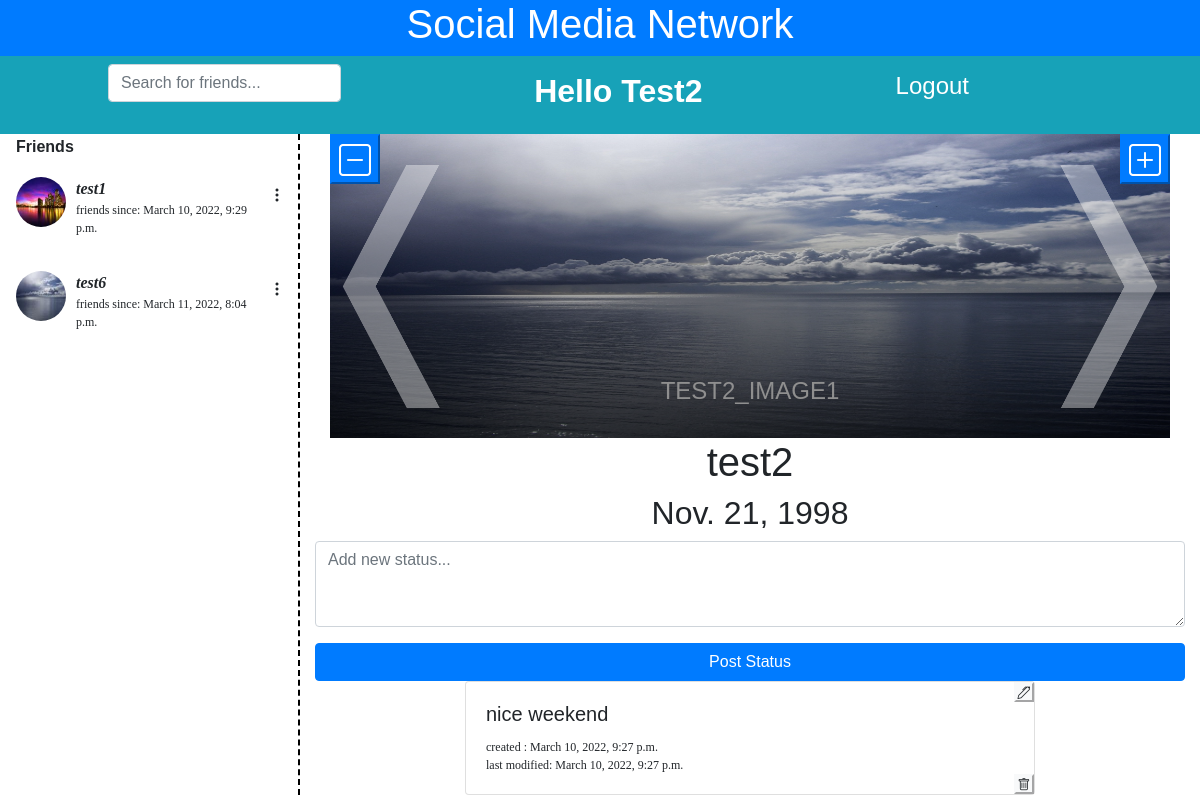
Screenshot of /user/13 (signed in) with the database file from the repository.
### socialmedia/models.py (models this page shows, shortened)
class Image(models.Model):
    name = models.CharField(max_length=256, unique=True, db_index=True)
    image = models.ImageField(upload_to='')
    thumbnail = models.ImageField(null=True)
    user = models.ForeignKey(
        AppUser, on_delete=models.CASCADE, related_name="images")
    def image_tag(self):
        return mark_safe('<img src="/images/%s" width="150" height="150" />' % (self.image))
    image_tag.short_description = 'Image'

class UserUserFriend(models.Model):
    user1 = models.ForeignKey(
        AppUser, on_delete=models.CASCADE, related_name="friend_user1")
    user2 = models.ForeignKey(
        AppUser, on_delete=models.CASCADE, related_name="friend_user2")
    date = models.DateTimeField(auto_now_add=True)
    chat = models.TextField(null=False, blank=True)

class AppUser(models.Model):
    user = models.OneToOneField(User, on_delete=models.CASCADE)
    birthDate = models.DateField(
        null=False, blank=True, default=datetime.date(1970, 1, 1))
    friends = models.ManyToManyField('self',
                                     blank=True, through='UserUserFriend')
    def getFriends(self):
        return self.friends.through.objects.filter(Q(user1=self) | Q(user2=self)).distinct()

class Status(models.Model):
    status = models.CharField(max_length=250, null=False)
    date = models.DateTimeField(auto_now_add=True)
    lastDate = models.DateTimeField(auto_now=True)
    user = models.ForeignKey(
        AppUser, on_delete=models.CASCADE, related_name="statuses")

### socialmedia/views.py (the view)
class UserDetail(DetailView):
    model = AppUser
    template_name = 'socialmedia/user.html'
    def get_context_data(self, **kwargs):
        context = super().get_context_data(**kwargs)
        user = AppUser.objects.get(user=self.request.user)
        userDetail = AppUser.objects.get(pk=self.kwargs['pk'])
        try:
            images = Image.objects.filter(user=userDetail)
        except Image.DoesNotExist:
            images = "No images available"
        try:
            statuses = Status.objects.filter(user=userDetail)
        except Status.DoesNotExist:
            statuses = "No statuses available"
        friendList = FriendList(**kwargs)
        friendList.object_list = ""
        friendList.request = self.request
        friends = friendList.get_context_data(**kwargs).get('friend_list')
        context['friend_list'] = friends
        context['userDetail'] = {'user': userDetail,
                                 'images': images, 'statuses': statuses}
        context['currentUser'] = user
        context['user'] = self.request.user
        return context

### socialmedia/views.py (called while the page is built)
    def get_context_data(self, **kwargs):
        context = super().get_context_data(**kwargs)
        user = AppUser.objects.get(user=self.request.user)
        try:
            friends = [{'id': friend.user1.id if friend.user1 != user else friend.user2.id,
                        'name': friend.user1.user if friend.user1 != user else friend.user2.user,
                        'images': Image.objects.filter(user=friend.user1 if friend.user1 != user else friend.user2),
                        'date': friend.date,
                        'chat': friend.chat,
                        'friendshipPK': friend.pk}
                       for friend in user.getFriends()]
        except:
            friends = "No friends available"
        context['friend_list'] = friends
        return context

### socialmedia/templates/socialmedia/user.html (shortened to what this page needs)
{% extends "./base.html" %} {% load bootstrap4 %} {% block FriendDetail %}
<div class="content">
  <div class="container-fluid">
    <div id="testimonial-carousel" class="carousel slide" data-ride="false">
      <div class="carousel-inner">
        {% if user == userDetail.user.user %}
        <button class="btn-primary imgAddBtn" onclick="showModal('add_image')">
          <i class="bi bi-plus-square"></i>
        </button>
        <button
          class="btn-primary imgDelBtn"
          onclick="showModal('remove_image')"
        >
          <i class="bi bi-dash-square"></i>
        </button>
        {% endif %}
        {% for image in userDetail.images %}
        <div class="carousel-item active container-fluid" id="{{image.name}}">
          <h2 class="testimonial-text">{{image.name}}</h2>
        </div>
        {% endfor %}
      </div>
      <a
        class="carousel-control-prev"
        href="#testimonial-carousel"
        role="button"
        data-slide="prev"
      >
        <img width="100" height="80%" src="/images/arLt.png" />
      </a>
      <a
        class="carousel-control-next"
        href="#testimonial-carousel"
        role="button"
        data-slide="next"
      >
        <img width="100" height="80%" src="/images/arRt.png" />
      </a>
    </div>
  </div>
</div>
<div class="content">
  <div class="mx-auto col-sm-4 profile-details">
    <h1>{{userDetail.user.user}}</h1>
    <h2>{{userDetail.user.birthDate}}</h2>
  </div>
  {% if user == userDetail.user.user %}
  <form action="/add/post/" method="post">
    <div class="form-group">
      <textarea
        class="form-control"
        id="exampleFormControlTextarea1"
        rows="3"
        placeholder="Add new status..."
        name="status"
      ></textarea>
    </div>
    <button type="submit" class="btn btn-primary w-100">Post Status</button>
  </form>
  {% endif %}
  {% for status in userDetail.statuses %}
  <div class="row">
    <div class="mx-auto col-sm-8">
      <div class="card">
        {% if user == userDetail.user.user %}
        <button
          class="btn-light statusBtn top"
          onclick="showModal({{status.pk}})"
        >
          <i class="bi bi-pen"></i>
        </button>
        <button
          class="btn-light statusBtn bottom"
          onclick="javascript:window.location.replace('/remove/post/{{status.pk}}')"
        >
          <i class="bi bi-trash"></i>
        </button>
        {% endif %}
        <div class="card-body">
          <h5 class="card-title">{{status.status}}</h5>
          <p class="card-text friend-date">created : {{status.date}}</p>
          <p class="card-text friend-date">
            last modified: {{status.lastDate}}
          </p>
        </div>
      </div>
    </div>
  </div>
  {% endfor %}
</div>
{% endblock %}

### socialmedia/templates/socialmedia/title.html (shortened to what this page needs)
<nav class="navbar navbar-expand-md sticky-top flex-column">
    <div class="w-100 bg-primary text-white text-center">
      <div class="navbar-header text-capitalize h1" id="header">
        <h1 id="application_title">Social Media Network</h2>
      </div>
    </div>
    <div class="w-100 d-flex bg-info">
     <ul class="navbar-nav d-flex flex-row justify-content-between mr-auto col-md-9 offset-md-1 " id="navigation">
        {% if user.is_authenticated %}
        <li class="nav-item order-1 p-2 active">
          <form id="search-form" class="form-inline" action="/search">
            {% if nonfriends_list %}
            <input class="form-control mr-sm-2" id="search-bar-active" type="search" placeholder="Search for friends..." aria-label="Search" name="search">
            {% else %}
            <input class="form-control mr-sm-2" id="search-bar" type="search" placeholder="Search for friends..." aria-label="Search" name="search">
            {% endif %}
          </form>
          </li>
          <li class="nav-item order-2 p-2 active">
            <a class="nav-link text-capitalize font-weight-bold h2" href="/user/{{currentUser.pk}}"> Hello {{ user }}</a><span class="sr-only">(current)</span>
          </li>
          <li class="nav-item order-3 p-2 active">
            <a class="nav-link align-middle h4 h-100" href="../logout/">Logout<span class="sr-only">(current)</span></a>
          </li>
        {% endif %}
     </ul>
     </div>
  </nav>

### socialmedia/templates/socialmedia/list.html (shortened to what this page needs)
{% block FriendList %} {% if user.is_authenticated %}
<table class="friend-list">
  <tr>
    <th>Friends</th>
  </tr>
  {% for friend in friend_list %}
  <tr
    class="friend-row"
    onclick="showChat('{{friend.friendshipPK}}','{{friend.name}}')"
  >
    <td>
      {% for image in friend.images|slice:":1" %}
      <div><img class="friend-image" src="/images/{{image.thumbnail}}" /></div>
      {% endfor %}
    </td>
    <td>
      <div>
        <p class="friend-name">{{friend.name}}</p>
        <p class="friend-date">friends since: {{friend.date}}</p>
      </div>
    </td>
    <td>
      <button class="btn friendBtn" onclick="showOptions('{{friend.name}}')">
        <i class="bi bi-three-dots-vertical"></i>
      </button>
    </td>
  </tr>
  {% endfor %}
</table>
{% else %}
<h2>
  Sign in to access the social media network <br />
  or register a new account
</h2>
{% endif %} {% endblock %}

### socialmedia/static/css/socialmedia.css (style rules this page uses)
body { font-family: Sans-Serif; margin: 0px; border: 0px; padding: 0px; }
a { text-decoration: none; }
.nav-link { color: white; }
.navbar { padding: 0px; }
#friend_list > * { width: 100%; }
#friend_list td { min-width: 60px; }
.friend-row { display: flex; justify-content: space-around; }
.friend-list { min-width: 300px; }
.friend-list tr { padding-top: 1rem; padding-bottom: 1rem; }
.friend-row td { flex: auto; }
.friend-image { height: 50px; width: 50px; margin-right: 10px; border-radius: 50%; }
.friend-name { font-weight: 600; font-style: italic; font-family: serif; margin: 0; }
.friend-date { font-family: ui-monospace; font-size: 0.75em; margin: 0; }
.profile-details { text-align: center; }
.content { flex: 1 0 auto; }
.testimonial-text { font-size: 2vw; text-transform: uppercase; position: relative; padding-top: 30%; padding-bottom: 3%; }
.carousel-item { width: 100%; background-size: 100% 100%; background-repeat: no-repeat; background-position-x: center; }
#testimonial-carousel { text-align: center; color: #8f8f8f; }
.carousel-inner { min-height: 100px; }
.imgAddBtn, .imgDelBtn { z-index: 3; position: absolute; width: 50px; height: 50px; font-size: 2em; }
.imgAddBtn { right: 0; }
.imgDelBtn { left: 0; }
.statusBtn { z-index: 3; position: absolute; width: 20px; height: 20px; padding: 0; font-size: 0.8em; }
.top { right: 0; top: 0; }
.bottom { right: 0; bottom: 0; }

### rows the page displays
Image: thumbnail (picture)
Image: thumbnail (picture)
Image: name "TEST2_IMAGE1"
AppUser: user.user "test2", user.birthDate "Nov. 21, 1998"
Status: status "nice weekend", date "March 10, 2022, 9:27 p.m.", lastDate "March 10, 2022, 9:27 p.m."

### other values shown
{{ user }} "Test2"
{{ friend.name }} "test1"
{{ friend.date }} "March 10, 2022, 9:29 p.m."
{{ friend.name }} "test6"
{{ friend.date }} "March 11, 2022, 8:04 p.m."
